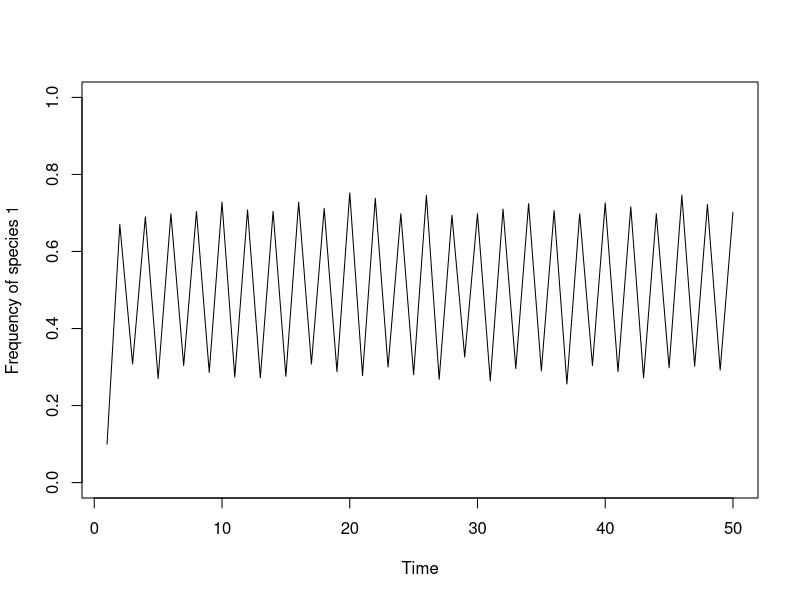

Write the R code that produced this figure.
##' Robin Elahi
##' 19 Nov 2016
##' Vellend TEC - Box 6.4
##' http://mvellend.recherche.usherbrooke.ca/Box4.htm


## specify parameters, initial conditions, and output vector
num.years <- 50
freq.1.vec <- vector(length = num.years)

J <- 500
init.1 <- 0.1*J
COM <- vector(length = J)
COM[1:init.1] <- 1; COM[(init.1+1):J] <- 2

year <- 2

fit.ratio.avg <- 1
freq.dep <- -20

## record data (frequency of species 1) for year 1
freq.1.vec[1] <- sum(COM==1)/J

## run simulation  
for (i in 1:(num.years-1)) {
  
  freq.1 <- sum(COM==1)/J; freq.2 <- 1 - freq.1
  fit.ratio <- exp(freq.dep*(freq.1-0.5) + log(fit.ratio.avg))
  Pr.1 <- fit.ratio*freq.1/(fit.ratio*freq.1 + freq.2)
  
  for (k in 1:J) {
    COM[ceiling(J*runif(1))] <- sample(c(1,2), 1, prob=c(Pr.1,1-Pr.1))
  }
  
  ## record data
  freq.1.vec[year] <- sum(COM==1)/J
  year <- year + 1
}

## graph the results
plot(1:num.years, freq.1.vec, type="l", xlab="Time", 
     ylab="Frequency of species 1", ylim=c(0,1))

